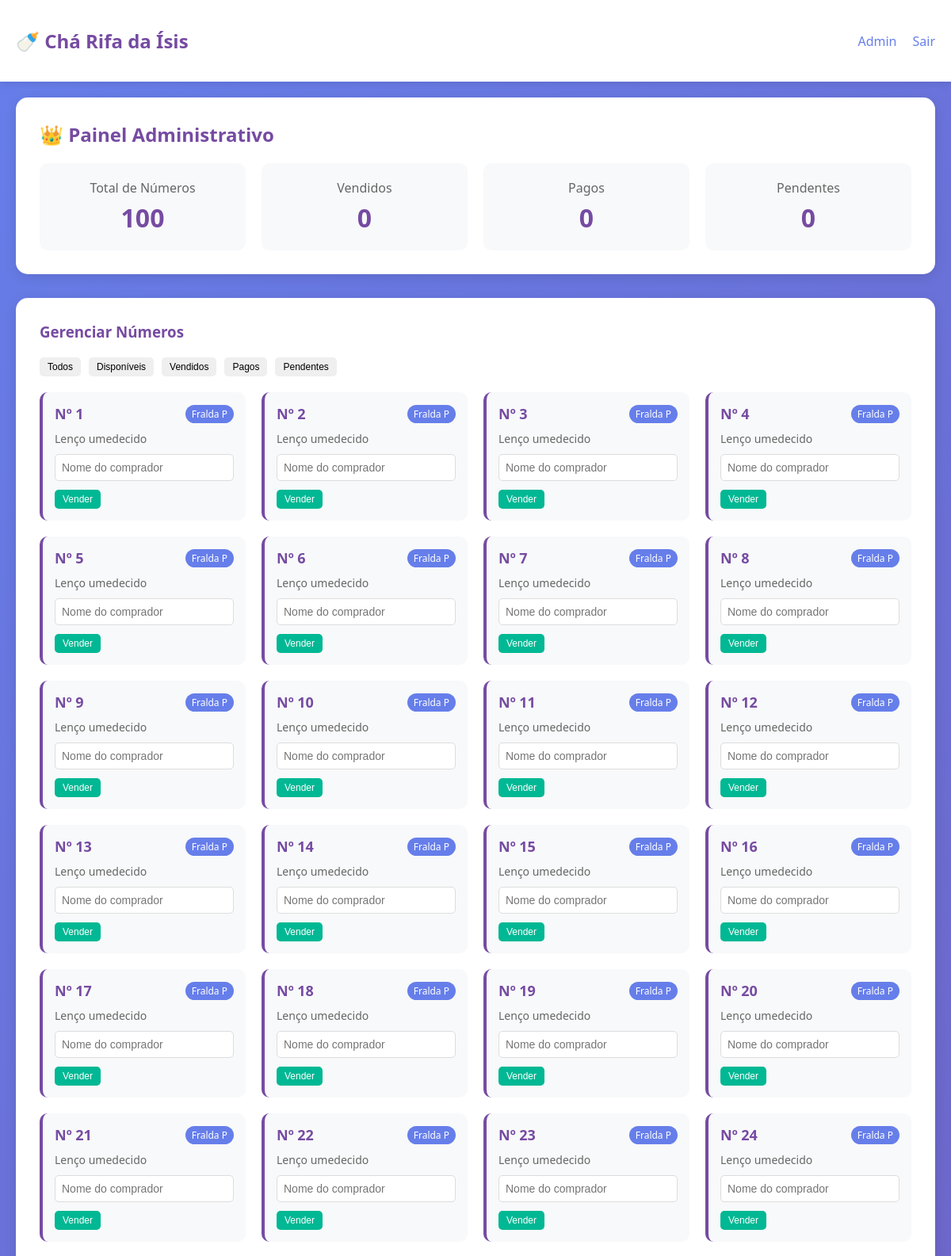
/admin (signed in, upper part), run on the app's committed database.
### tables this page shows
CREATE TABLE numeros (
            id INTEGER PRIMARY KEY,
            numero INTEGER UNIQUE,
            tipo_fralda TEXT,
            bonus TEXT,
            comprador TEXT,
            pago BOOLEAN DEFAULT 0,
            data_compra TIMESTAMP DEFAULT CURRENT_TIMESTAMP
        );

### app.py (the view)
@app.route('/admin')
@login_required
def admin():
    conn = get_db_connection()
    numeros = conn.execute('SELECT * FROM numeros ORDER BY numero').fetchall()
    total_numeros = conn.execute('SELECT COUNT(*) FROM numeros').fetchone()[0]
    total_vendidos = conn.execute('SELECT COUNT(*) FROM numeros WHERE comprador IS NOT NULL').fetchone()[0]
    total_pagos = conn.execute('SELECT COUNT(*) FROM numeros WHERE pago = 1').fetchone()[0]
    total_pendentes = conn.execute('SELECT COUNT(*) FROM numeros WHERE comprador IS NOT NULL AND pago = 0').fetchone()[0]
    conn.close()
    return render_template('admin.html',
                         numeros=numeros,
                         total_numeros=total_numeros,
                         total_vendidos=total_vendidos,
                         total_pagos=total_pagos,
                         total_pendentes=total_pendentes)

### app.py (called while the page is built)
def login_required(f):
    @wraps(f)
    def decorated_function(*args, **kwargs):
        if not session.get('logged_in'):
            return redirect(url_for('login'))
        return f(*args, **kwargs)
    return decorated_function

### database.py (called while the page is built)
def get_db_connection():
    conn = sqlite3.connect(DATABASE)
    conn.row_factory = sqlite3.Row
    return conn

### templates/admin.html (shortened to what this page needs)
{% extends "base.html" %}
{% block content %}
<div class="admin-header">
    <h2>👑 Painel Administrativo</h2>
    <div class="stats">
        <div class="stat-card">
            <span class="stat-label">Total de Números</span>
            <span class="stat-value">{{ total_numeros }}</span>
        </div>
        <div class="stat-card">
            <span class="stat-label">Vendidos</span>
            <span class="stat-value">{{ total_vendidos }}</span>
        </div>
        <div class="stat-card">
            <span class="stat-label">Pagos</span>
            <span class="stat-value">{{ total_pagos }}</span>
        </div>
        <div class="stat-card">
            <span class="stat-label">Pendentes</span>
            <span class="stat-value">{{ total_pendentes }}</span>
        </div>
    </div>
</div>
<div class="admin-section">
    <h3>Gerenciar Números</h3>
    <div class="admin-filtros">
        <button class="btn btn-small" onclick="filtrar('todos')">Todos</button>
        <button class="btn btn-small" onclick="filtrar('disponivel')">Disponíveis</button>
        <button class="btn btn-small" onclick="filtrar('vendido')">Vendidos</button>
        <button class="btn btn-small" onclick="filtrar('pago')">Pagos</button>
        <button class="btn btn-small" onclick="filtrar('pendente')">Pendentes</button>
    </div>
    <div class="numeros-admin-grid">
        {% for numero in numeros %}
        <div class="numero-admin-card" data-status="{% if not numero.comprador %}disponivel{% elif numero.pago %}pago{% else %}pendente{% endif %}">
            <div class="numero-header">
                <span class="numero-numero">Nº {{ numero.numero }}</span>
                <span class="numero-tipo">Fralda {{ numero.tipo_fralda }}</span>
            </div>
            <div class="numero-bonus">{{ numero.bonus }}</div>
            <div class="admin-actions">
                {% if not numero.comprador %}
                <form method="POST" action="{{ url_for('comprar_numero', numero=numero.numero) }}" class="inline-form">
                    <input type="text" name="comprador" placeholder="Nome do comprador" required>
                    <button type="submit" class="btn btn-small btn-success">Vender</button>
                </form>
                {% endif %}
            </div>
        </div>
        {% endfor %}
    </div>
</div>
{% endblock %}

### static/style.css (style rules this page uses)
* { margin: 0; padding: 0; box-sizing: border-box; }
body { font-family: 'Segoe UI', Tahoma, Geneva, Verdana, sans-serif; background: linear-gradient(135deg, #667eea 0%, #764ba2 100%); min-height: 100vh; color: #333; }
.admin-header { background: white; border-radius: 15px; padding: 30px; margin-bottom: 30px; box-shadow: 0 4px 15px rgba(0,0,0,0.1); }
.admin-header h2 { color: #764ba2; margin-bottom: 20px; }
.stats { display: grid; grid-template-columns: repeat(auto-fit, minmax(150px, 1fr)); gap: 20px; }
.stat-card { text-align: center; padding: 20px; background: #f8f9fa; border-radius: 10px; }
.stat-label { display: block; color: #666; margin-bottom: 5px; }
.stat-value { display: block; font-size: 32px; font-weight: bold; color: #764ba2; }
.admin-section { background: white; border-radius: 15px; padding: 30px; box-shadow: 0 4px 15px rgba(0,0,0,0.1); }
.admin-section h3 { color: #764ba2; margin-bottom: 20px; }
.admin-filtros { display: flex; gap: 10px; margin-bottom: 20px; flex-wrap: wrap; }
.numeros-admin-grid { display: grid; grid-template-columns: repeat(auto-fill, minmax(250px, 1fr)); gap: 20px; }
.numero-admin-card { background: #f8f9fa; border-radius: 10px; padding: 15px; border-left: 4px solid #764ba2; }
.numero-header { display: flex; justify-content: space-between; align-items: center; margin-bottom: 10px; }
.numero-numero { font-size: 18px; font-weight: bold; color: #764ba2; }
.numero-tipo { background: #667eea; color: white; padding: 3px 8px; border-radius: 12px; font-size: 12px; }
.numero-bonus { color: #666; font-size: 14px; margin-bottom: 10px; }
.admin-actions { display: flex; gap: 10px; flex-wrap: wrap; }
.inline-form { flex: 1; }
.inline-form input[type="text"] { width: 100%; padding: 8px; margin-bottom: 10px; border: 1px solid #ddd; border-radius: 5px; font-size: 14px; }
.btn { padding: 10px 20px; border: none; border-radius: 5px; cursor: pointer; font-size: 14px; font-weight: 500; transition: all 0.3s; }
.btn-small { padding: 5px 10px; font-size: 12px; }
.btn-success { background: #00b894; color: white; }

### data on the page
numeros: numero "1", tipo_fralda "P", bonus "Lenço umedecido"
numeros: numero "2", tipo_fralda "P", bonus "Lenço umedecido"
numeros: numero "3", tipo_fralda "P", bonus "Lenço umedecido"
numeros: numero "4", tipo_fralda "P", bonus "Lenço umedecido"
numeros: numero "5", tipo_fralda "P", bonus "Lenço umedecido"
numeros: numero "6", tipo_fralda "P", bonus "Lenço umedecido"
numeros: numero "7", tipo_fralda "P", bonus "Lenço umedecido"
numeros: numero "8", tipo_fralda "P", bonus "Lenço umedecido"
numeros: numero "9", tipo_fralda "P", bonus "Lenço umedecido"
numeros: numero "10", tipo_fralda "P", bonus "Lenço umedecido"
numeros: numero "11", tipo_fralda "P", bonus "Lenço umedecido"
numeros: numero "12", tipo_fralda "P", bonus "Lenço umedecido"
numeros: numero "13", tipo_fralda "P", bonus "Lenço umedecido"
numeros: numero "14", tipo_fralda "P", bonus "Lenço umedecido"
numeros: numero "15", tipo_fralda "P", bonus "Lenço umedecido"
numeros: numero "16", tipo_fralda "P", bonus "Lenço umedecido"
numeros: numero "17", tipo_fralda "P", bonus "Lenço umedecido"
numeros: numero "18", tipo_fralda "P", bonus "Lenço umedecido"
numeros: numero "19", tipo_fralda "P", bonus "Lenço umedecido"
numeros: numero "20", tipo_fralda "P", bonus "Lenço umedecido"
numeros: numero "21", tipo_fralda "P", bonus "Lenço umedecido"
numeros: numero "22", tipo_fralda "P", bonus "Lenço umedecido"
numeros: numero "23", tipo_fralda "P", bonus "Lenço umedecido"
numeros: numero "24", tipo_fralda "P", bonus "Lenço umedecido"

### other printed values
{{ total_numeros }} "100"
{{ total_vendidos }} "0"
{{ total_pagos }} "0"
{{ total_pendentes }} "0"
